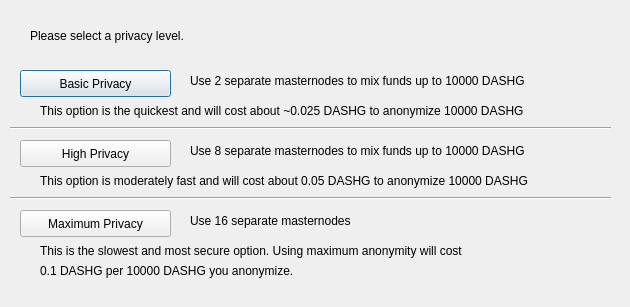
<?xml version="1.0" encoding="UTF-8"?>
<ui version="4.0">
 <class>ObfuscationConfig</class>
 <widget class="QDialog" name="ObfuscationConfig">
  <property name="geometry">
   <rect>
    <x>0</x>
    <y>0</y>
    <width>630</width>
    <height>307</height>
   </rect>
  </property>
  <property name="windowTitle">
   <string>Configure Obfuscation</string>
  </property>
  <widget class="QPushButton" name="buttonBasic">
   <property name="geometry">
    <rect>
     <x>20</x>
     <y>70</y>
     <width>151</width>
     <height>27</height>
    </rect>
   </property>
   <property name="text">
    <string>Basic Privacy</string>
   </property>
  </widget>
  <widget class="QPushButton" name="buttonHigh">
   <property name="geometry">
    <rect>
     <x>20</x>
     <y>140</y>
     <width>151</width>
     <height>27</height>
    </rect>
   </property>
   <property name="text">
    <string>High Privacy</string>
   </property>
  </widget>
  <widget class="QPushButton" name="buttonMax">
   <property name="geometry">
    <rect>
     <x>20</x>
     <y>210</y>
     <width>151</width>
     <height>27</height>
    </rect>
   </property>
   <property name="text">
    <string>Maximum Privacy</string>
   </property>
  </widget>
  <widget class="QLabel" name="label">
   <property name="geometry">
    <rect>
     <x>30</x>
     <y>20</y>
     <width>571</width>
     <height>31</height>
    </rect>
   </property>
   <property name="text">
    <string>Please select a privacy level.</string>
   </property>
  </widget>
  <widget class="QLabel" name="label_2">
   <property name="geometry">
    <rect>
     <x>190</x>
     <y>70</y>
     <width>421</width>
     <height>21</height>
    </rect>
   </property>
   <property name="text">
    <string>Use 2 separate masternodes to mix funds up to 10000 DASHG</string>
   </property>
  </widget>
  <widget class="QLabel" name="label_3">
   <property name="geometry">
    <rect>
     <x>190</x>
     <y>140</y>
     <width>411</width>
     <height>21</height>
    </rect>
   </property>
   <property name="text">
    <string>Use 8 separate masternodes to mix funds up to 10000 DASHG</string>
   </property>
  </widget>
  <widget class="QLabel" name="label_4">
   <property name="geometry">
    <rect>
     <x>190</x>
     <y>210</y>
     <width>421</width>
     <height>21</height>
    </rect>
   </property>
   <property name="text">
    <string>Use 16 separate masternodes</string>
   </property>
  </widget>
  <widget class="QLabel" name="label_6">
   <property name="geometry">
    <rect>
     <x>40</x>
     <y>100</y>
     <width>561</width>
     <height>21</height>
    </rect>
   </property>
   <property name="text">
    <string>This option is the quickest and will cost about ~0.025 DASHG to anonymize 10000 DASHG</string>
   </property>
  </widget>
  <widget class="QLabel" name="label_7">
   <property name="geometry">
    <rect>
     <x>40</x>
     <y>170</y>
     <width>561</width>
     <height>21</height>
    </rect>
   </property>
   <property name="text">
    <string>This option is moderately fast and will cost about 0.05 DASHG to anonymize 10000 DASHG</string>
   </property>
  </widget>
  <widget class="QLabel" name="label_8">
   <property name="geometry">
    <rect>
     <x>40</x>
     <y>240</y>
     <width>561</width>
     <height>21</height>
    </rect>
   </property>
   <property name="text">
    <string>This is the slowest and most secure option. Using maximum anonymity will cost</string>
   </property>
  </widget>
  <widget class="QLabel" name="label_9">
   <property name="geometry">
    <rect>
     <x>40</x>
     <y>260</y>
     <width>561</width>
     <height>21</height>
    </rect>
   </property>
   <property name="text">
    <string>0.1 DASHG per 10000 DASHG you anonymize.</string>
   </property>
  </widget>
  <widget class="Line" name="line">
   <property name="geometry">
    <rect>
     <x>10</x>
     <y>120</y>
     <width>601</width>
     <height>16</height>
    </rect>
   </property>
   <property name="orientation">
    <enum>Qt::Horizontal</enum>
   </property>
  </widget>
  <widget class="Line" name="line_2">
   <property name="geometry">
    <rect>
     <x>10</x>
     <y>190</y>
     <width>601</width>
     <height>16</height>
    </rect>
   </property>
   <property name="orientation">
    <enum>Qt::Horizontal</enum>
   </property>
  </widget>
 </widget>
 <resources/>
 <connections/>
</ui>
